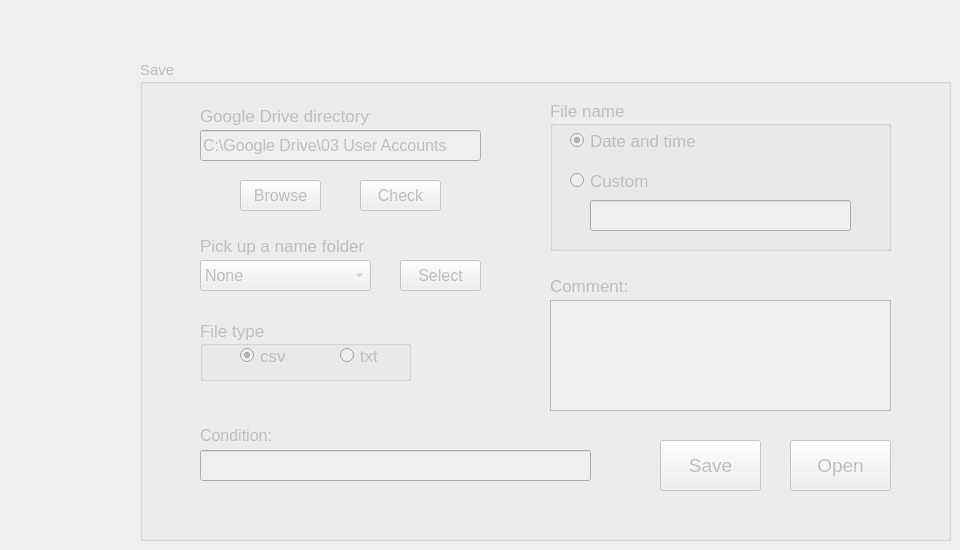
              <widget class="QWidget" name="tab_7">
               <attribute name="title">
                <string>Save</string>
               </attribute>
               <widget class="QGroupBox" name="groupBox_save_keithley">
                <property name="enabled">
                 <bool>false</bool>
                </property>
                <property name="geometry">
                 <rect>
                  <x>140</x>
                  <y>60</y>
                  <width>811</width>
                  <height>481</height>
                 </rect>
                </property>
                <property name="font">
                 <font>
                  <pointsize>11</pointsize>
                 </font>
                </property>
                <property name="title">
                 <string>Save</string>
                </property>
                <widget class="QLabel" name="label_21">
                 <property name="geometry">
                  <rect>
                   <x>60</x>
                   <y>40</y>
                   <width>171</width>
                   <height>31</height>
                  </rect>
                 </property>
                 <property name="font">
                  <font>
                   <pointsize>13</pointsize>
                  </font>
                 </property>
                 <property name="text">
                  <string>Google Drive directory:</string>
                 </property>
                </widget>
                <widget class="QLineEdit" name="lineEdit_GoogleDrive_keithley">
                 <property name="geometry">
                  <rect>
                   <x>60</x>
                   <y>70</y>
                   <width>281</width>
                   <height>31</height>
                  </rect>
                 </property>
                 <property name="font">
                  <font>
                   <pointsize>12</pointsize>
                  </font>
                 </property>
                 <property name="text">
                  <string>C:\Google Drive\03 User Accounts</string>
                 </property>
                </widget>
                <widget class="QLabel" name="label_22">
                 <property name="enabled">
                  <bool>false</bool>
                 </property>
                 <property name="geometry">
                  <rect>
                   <x>60</x>
                   <y>170</y>
                   <width>181</width>
                   <height>31</height>
                  </rect>
                 </property>
                 <property name="font">
                  <font>
                   <pointsize>13</pointsize>
                  </font>
                 </property>
                 <property name="text">
                  <string>Pick up a name folder</string>
                 </property>
                </widget>
                <widget class="QComboBox" name="comboBox_Name_Folder_keithley">
                 <property name="enabled">
                  <bool>false</bool>
                 </property>
                 <property name="geometry">
                  <rect>
                   <x>60</x>
                   <y>200</y>
                   <width>171</width>
                   <height>31</height>
                  </rect>
                 </property>
                 <property name="font">
                  <font>
                   <pointsize>12</pointsize>
                  </font>
                 </property>
                 <item>
                  <property name="text">
                   <string>None</string>
                  </property>
                 </item>
                 <item>
                  <property name="text">
                   <string>Horimbere</string>
                  </property>
                 </item>
                 <item>
                  <property name="text">
                   <string>Sell</string>
                  </property>
                 </item>
                 <item>
                  <property name="text">
                   <string>Snyder</string>
                  </property>
                 </item>
                 <item>
                  <property name="text">
                   <string>Tran</string>
                  </property>
                 </item>
                 <item>
                  <property name="text">
                   <string>Vannucci</string>
                  </property>
                 </item>
                 <item>
                  <property name="text">
                   <string>Wang</string>
                  </property>
                 </item>
                 <item>
                  <property name="text">
                   <string>Williams</string>
                  </property>
                 </item>
                </widget>
                <widget class="QPushButton" name="pushButton_Select_Directory_keithley">
                 <property name="enabled">
                  <bool>false</bool>
                 </property>
                 <property name="geometry">
                  <rect>
                   <x>260</x>
                   <y>200</y>
                   <width>81</width>
                   <height>31</height>
                  </rect>
                 </property>
                 <property name="font">
                  <font>
                   <pointsize>12</pointsize>
                  </font>
                 </property>
                 <property name="text">
                  <string>Select</string>
                 </property>
                </widget>
                <widget class="QGroupBox" name="groupBox_File_Type_keithley">
                 <property name="enabled">
                  <bool>false</bool>
                 </property>
                 <property name="geometry">
                  <rect>
                   <x>60</x>
                   <y>260</y>
                   <width>211</width>
                   <height>61</height>
                  </rect>
                 </property>
                 <property name="font">
                  <font>
                   <pointsize>13</pointsize>
                  </font>
                 </property>
                 <property name="title">
                  <string>File type</string>
                 </property>
                 <widget class="QRadioButton" name="radioButton_csv_keithley">
                  <property name="geometry">
                   <rect>
                    <x>40</x>
                    <y>20</y>
                    <width>61</width>
                    <height>31</height>
                   </rect>
                  </property>
                  <property name="acceptDrops">
                   <bool>false</bool>
                  </property>
                  <property name="autoFillBackground">
                   <bool>false</bool>
                  </property>
                  <property name="text">
                   <string>csv</string>
                  </property>
                  <property name="checked">
                   <bool>true</bool>
                  </property>
                 </widget>
                 <widget class="QRadioButton" name="radioButton_txt_keithley">
                  <property name="geometry">
                   <rect>
                    <x>140</x>
                    <y>20</y>
                    <width>61</width>
                    <height>31</height>
                   </rect>
                  </property>
                  <property name="text">
                   <string>txt</string>
                  </property>
                 </widget>
                </widget>
                <widget class="QGroupBox" name="groupBox_Filename_keithley">
                 <property name="enabled">
                  <bool>false</bool>
                 </property>
                 <property name="geometry">
                  <rect>
                   <x>410</x>
                   <y>40</y>
                   <width>341</width>
                   <height>151</height>
                  </rect>
                 </property>
                 <property name="font">
                  <font>
                   <pointsize>13</pointsize>
                  </font>
                 </property>
                 <property name="title">
                  <string>File name</string>
                 </property>
                 <widget class="QRadioButton" name="radioButton_Timename_keithley">
                  <property name="geometry">
                   <rect>
                    <x>20</x>
                    <y>30</y>
                    <width>151</width>
                    <height>21</height>
                   </rect>
                  </property>
                  <property name="font">
                   <font>
                    <pointsize>13</pointsize>
                   </font>
                  </property>
                  <property name="text">
                   <string>Date and time</string>
                  </property>
                  <property name="checked">
                   <bool>true</bool>
                  </property>
                 </widget>
                 <widget class="QRadioButton" name="radioButton_Custom_Name_keithley">
                  <property name="geometry">
                   <rect>
                    <x>20</x>
                    <y>70</y>
                    <width>121</width>
                    <height>21</height>
                   </rect>
                  </property>
                  <property name="text">
                   <string>Custom</string>
                  </property>
                 </widget>
                 <widget class="QLineEdit" name="lineEdit_Custom_Name_keithley">
                  <property name="enabled">
                   <bool>false</bool>
                  </property>
                  <property name="geometry">
                   <rect>
                    <x>40</x>
                    <y>100</y>
                    <width>261</width>
                    <height>31</height>
                   </rect>
                  </property>
                  <property name="font">
                   <font>
                    <pointsize>12</pointsize>
                   </font>
                  </property>
                 </widget>
                </widget>
                <widget class="QPushButton" name="pushButton_Save_keithley">
                 <property name="enabled">
                  <bool>false</bool>
                 </property>
                 <property name="geometry">
                  <rect>
                   <x>520</x>
                   <y>380</y>
                   <width>101</width>
                   <height>51</height>
                  </rect>
                 </property>
                 <property name="font">
                  <font>
                   <pointsize>14</pointsize>
                  </font>
                 </property>
                 <property name="text">
                  <string>Save</string>
                 </property>
                </widget>
                <widget class="QPushButton" name="pushButton_Open_keithley">
                 <property name="enabled">
                  <bool>false</bool>
                 </property>
                 <property name="geometry">
                  <rect>
                   <x>650</x>
                   <y>380</y>
                   <width>101</width>
                   <height>51</height>
                  </rect>
                 </property>
                 <property name="font">
                  <font>
                   <pointsize>14</pointsize>
                  </font>
                 </property>
                 <property name="text">
                  <string>Open</string>
                 </property>
                </widget>
                <widget class="QPushButton" name="pushButton_browse_save_keithley">
                 <property name="geometry">
                  <rect>
                   <x>100</x>
                   <y>120</y>
                   <width>81</width>
                   <height>31</height>
                  </rect>
                 </property>
                 <property name="font">
                  <font>
                   <pointsize>12</pointsize>
                  </font>
                 </property>
                 <property name="text">
                  <string>Browse</string>
                 </property>
                </widget>
                <widget class="QPushButton" name="pushButton_check_keithley">
                 <property name="geometry">
                  <rect>
                   <x>220</x>
                   <y>120</y>
                   <width>81</width>
                   <height>31</height>
                  </rect>
                 </property>
                 <property name="font">
                  <font>
                   <pointsize>12</pointsize>
                  </font>
                 </property>
                 <property name="text">
                  <string>Check</string>
                 </property>
                </widget>
                <widget class="QLabel" name="label_15">
                 <property name="geometry">
                  <rect>
                   <x>60</x>
                   <y>360</y>
                   <width>81</width>
                   <height>31</height>
                  </rect>
                 </property>
                 <property name="font">
                  <font>
                   <pointsize>12</pointsize>
                  </font>
                 </property>
                 <property name="text">
                  <string>Condition:</string>
                 </property>
                </widget>
                <widget class="QLineEdit" name="lineEdit_save_condition_keithley">
                 <property name="geometry">
                  <rect>
                   <x>60</x>
                   <y>390</y>
                   <width>391</width>
                   <height>31</height>
                  </rect>
                 </property>
                 <property name="font">
                  <font>
                   <pointsize>11</pointsize>
                  </font>
                 </property>
                </widget>
                <widget class="QTextEdit" name="textEdit_comment_keithley">
                 <property name="enabled">
                  <bool>false</bool>
                 </property>
                 <property name="geometry">
                  <rect>
                   <x>410</x>
                   <y>240</y>
                   <width>341</width>
                   <height>111</height>
                  </rect>
                 </property>
                </widget>
                <widget class="QLabel" name="label_32">
                 <property name="enabled">
                  <bool>false</bool>
                 </property>
                 <property name="geometry">
                  <rect>
                   <x>410</x>
                   <y>210</y>
                   <width>171</width>
                   <height>31</height>
                  </rect>
                 </property>
                 <property name="font">
                  <font>
                   <pointsize>13</pointsize>
                  </font>
                 </property>
                 <property name="text">
                  <string>Comment:</string>
                 </property>
                </widget>
               </widget>
              </widget>
